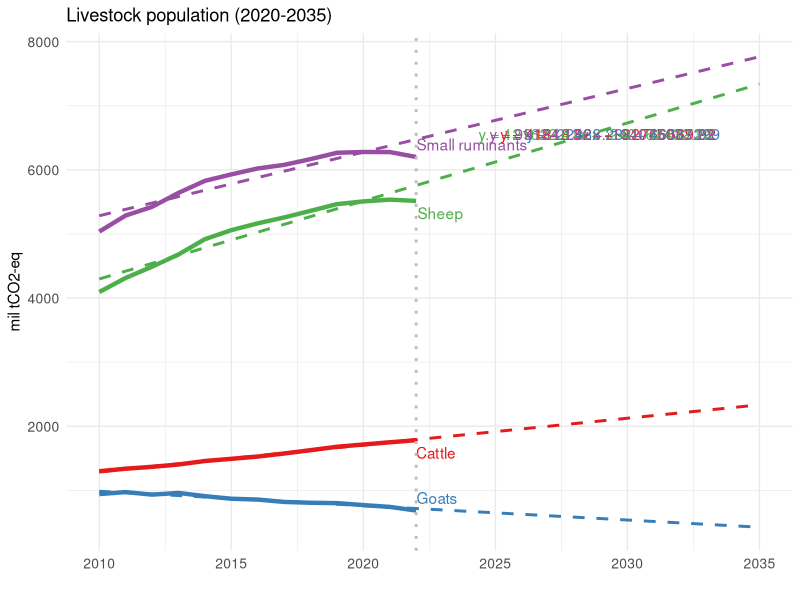

Write R code to recreate this figure.
library(readxl)
library(dplyr)
library(ggplot2)
library(ggrepel)
# Load and prepare data
df <- read_excel("Input_gleam.xlsx", sheet = "Population")
df <- df %>% select(c(1:12))

# Convert Year to numeric and filter for relevant years
df$Year <- as.numeric(df$Year)
df <- df %>% filter(Year %in% c(2010:2022))

# Define future years (for predictions up to 2035)
future_years <- data.frame(Year = seq(2010, 2035))

# Define the prediction function
ppredict_future <- function(df, future_years) {
  if (!"Item" %in% names(future_years)) {
    future_years <- expand.grid(Year = future_years$Year, Item = unique(df$Item))
  }
  
  split_df <- split(df, df$Item)
  results <- lapply(names(split_df), function(item) {
    item_data <- split_df[[item]]
    model <- lm(Value ~ Year, data = item_data)
    item_future_years <- subset(future_years, Item == item)
    future_values <- predict(model, newdata = item_future_years)
    data.frame(Year = item_future_years$Year, Value = future_values, Item = item)
  })
  
  do.call(rbind, results)
}

# Run prediction function to generate predictions for future years
predicted_data <- ppredict_future(df, future_years)

# Calculate the regression formulas and yearly percentage increase for each Item
formulas <- lapply(split(df, df$Item), function(item_data) {
  model <- lm(Value ~ Year, data = item_data)
  intercept <- coef(model)[1]
  slope <- coef(model)[2]
  
  # Calculate initial value at Year 2010 (using intercept + slope * 2010)
  initial_value_2010 <- intercept + slope * 2010
  
  # Calculate yearly percentage increase based on slope
  yearly_increase <- (slope / initial_value_2010) * 100
  
  # Create a formula string
  formula <- paste0("y = ", round(slope, 2), "x + ", round(intercept, 2))
  
  data.frame(
    Item = unique(item_data$Item),
    Formula = formula,
    Yearly_Percentage_Increase = round(yearly_increase, 2)
  )
})

# Combine formulas and increases into a single data frame
formula_table <- do.call(rbind, formulas)

# Plot with formulas
ggplot() +
  # Original data with solid lines
  geom_line(data = df, aes(x = Year, y = Value/1000, group = Item, color = Item), size = 1.5) +
  # Predicted data with dashed lines
  geom_line(data = predicted_data, aes(x = Year, y = Value/1000, group = Item, color = Item), linetype = "dashed", size = 1) +
  # Labels at the end of each line
  geom_text_repel(data = df %>% group_by(Item) %>% slice_tail(n = 1),  
                  aes(x = Year, y = Value/1000, label = Item, color = Item), 
                  hjust = 0, 
                  nudge_x = 0, 
                  direction = "y", 
                  segment.color = NA) +
  # Add regression formulas as text annotations
  geom_text(data = formula_table, aes(x = 2035, y = max(df$Value) / 1000, 
                                      label = Formula, color = Item), 
            hjust = 1.2, vjust = -1) +
  # Vertical line to indicate extrapolation start
  geom_vline(xintercept = 2022, linetype = "dotted", color = "gray", size = 1) +
  theme_minimal() +
  theme(
    legend.position = "none",
    axis.text = element_text(size = 10)
  ) +
  labs(y = "mil tCO2-eq", x = "") +
  scale_color_brewer(palette = "Set1") +
  ggtitle("Livestock population (2020-2035)")
